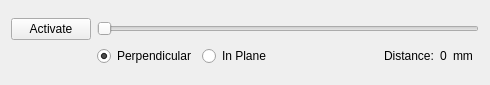
<?xml version="1.0" encoding="UTF-8"?>
<ui version="4.0">
 <class>qSlicerPathExplorerReslicingWidget</class>
 <widget class="QWidget" name="qSlicerPathExplorerReslicingWidget">
  <property name="geometry">
   <rect>
    <x>0</x>
    <y>0</y>
    <width>490</width>
    <height>85</height>
   </rect>
  </property>
  <property name="windowTitle">
   <string>Form</string>
  </property>
  <layout class="QVBoxLayout" name="verticalLayout">
   <item>
    <layout class="QGridLayout" name="gridLayout">
     <item row="0" column="0">
      <widget class="QPushButton" name="ResliceButton">
       <property name="text">
        <string>Activate</string>
       </property>
       <property name="checkable">
        <bool>true</bool>
       </property>
      </widget>
     </item>
     <item row="0" column="1" colspan="6">
      <widget class="QSlider" name="ResliceSlider">
       <property name="maximum">
        <number>100</number>
       </property>
       <property name="orientation">
        <enum>Qt::Horizontal</enum>
       </property>
      </widget>
     </item>
     <item row="1" column="3">
      <widget class="QLabel" name="DistanceAngleLabel">
       <property name="text">
        <string>Distance:</string>
       </property>
      </widget>
     </item>
     <item row="1" column="4">
      <widget class="QLabel" name="ResliceValueLabel">
       <property name="text">
        <string>0</string>
       </property>
      </widget>
     </item>
     <item row="1" column="5">
      <widget class="QLabel" name="DistanceAngleUnitLabel">
       <property name="text">
        <string>mm</string>
       </property>
      </widget>
     </item>
     <item row="1" column="2">
      <spacer name="horizontalSpacer">
       <property name="orientation">
        <enum>Qt::Horizontal</enum>
       </property>
       <property name="sizeHint" stdset="0">
        <size>
         <width>40</width>
         <height>20</height>
        </size>
       </property>
      </spacer>
     </item>
     <item row="1" column="1">
      <layout class="QHBoxLayout" name="horizontalLayout">
       <item>
        <widget class="QRadioButton" name="ReslicePerpendicularRadioButton">
         <property name="text">
          <string>Perpendicular</string>
         </property>
         <property name="checked">
          <bool>true</bool>
         </property>
        </widget>
       </item>
       <item>
        <widget class="QRadioButton" name="ResliceInPlaneRadioButton">
         <property name="text">
          <string>In Plane</string>
         </property>
        </widget>
       </item>
      </layout>
     </item>
    </layout>
   </item>
  </layout>
 </widget>
 <resources/>
 <connections/>
</ui>
